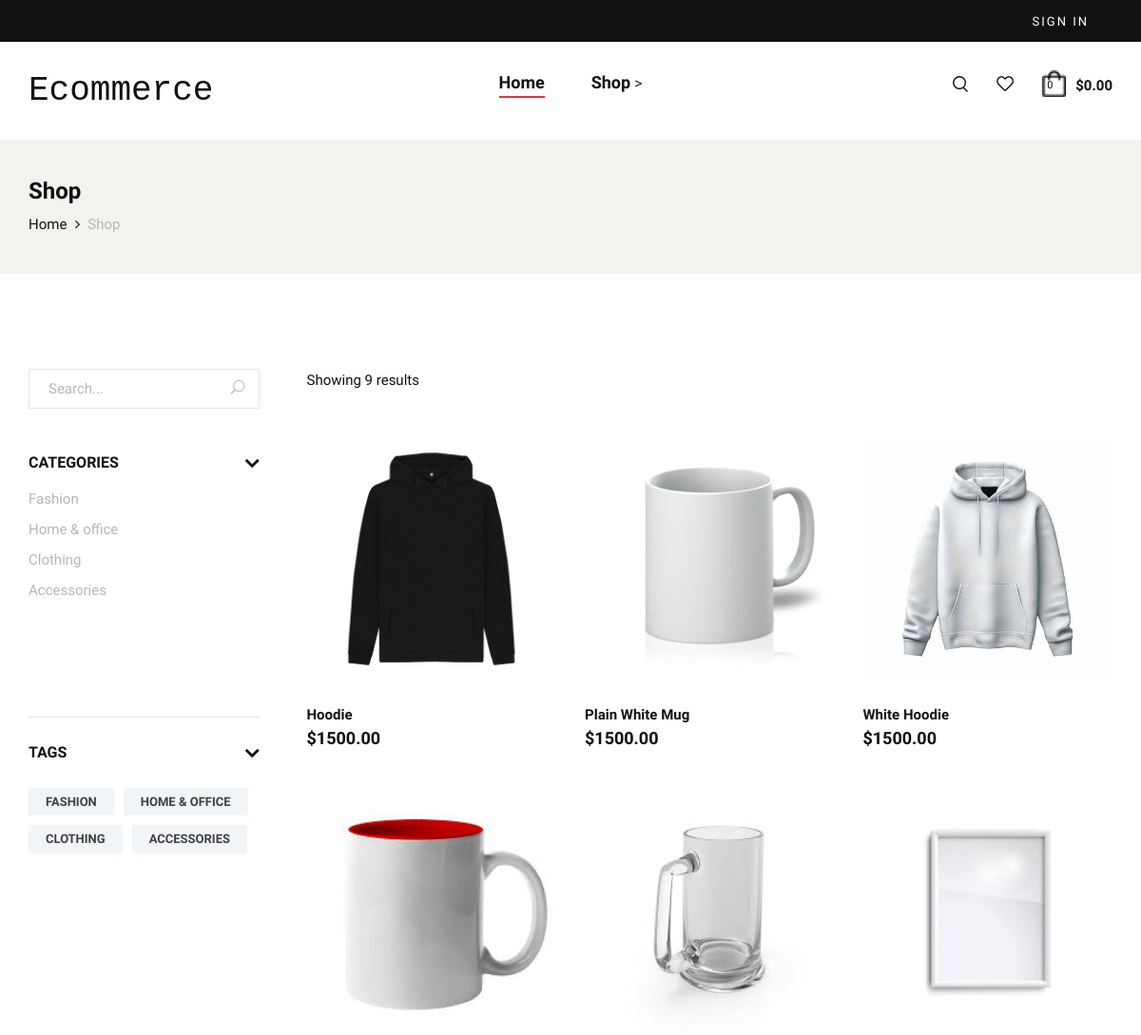
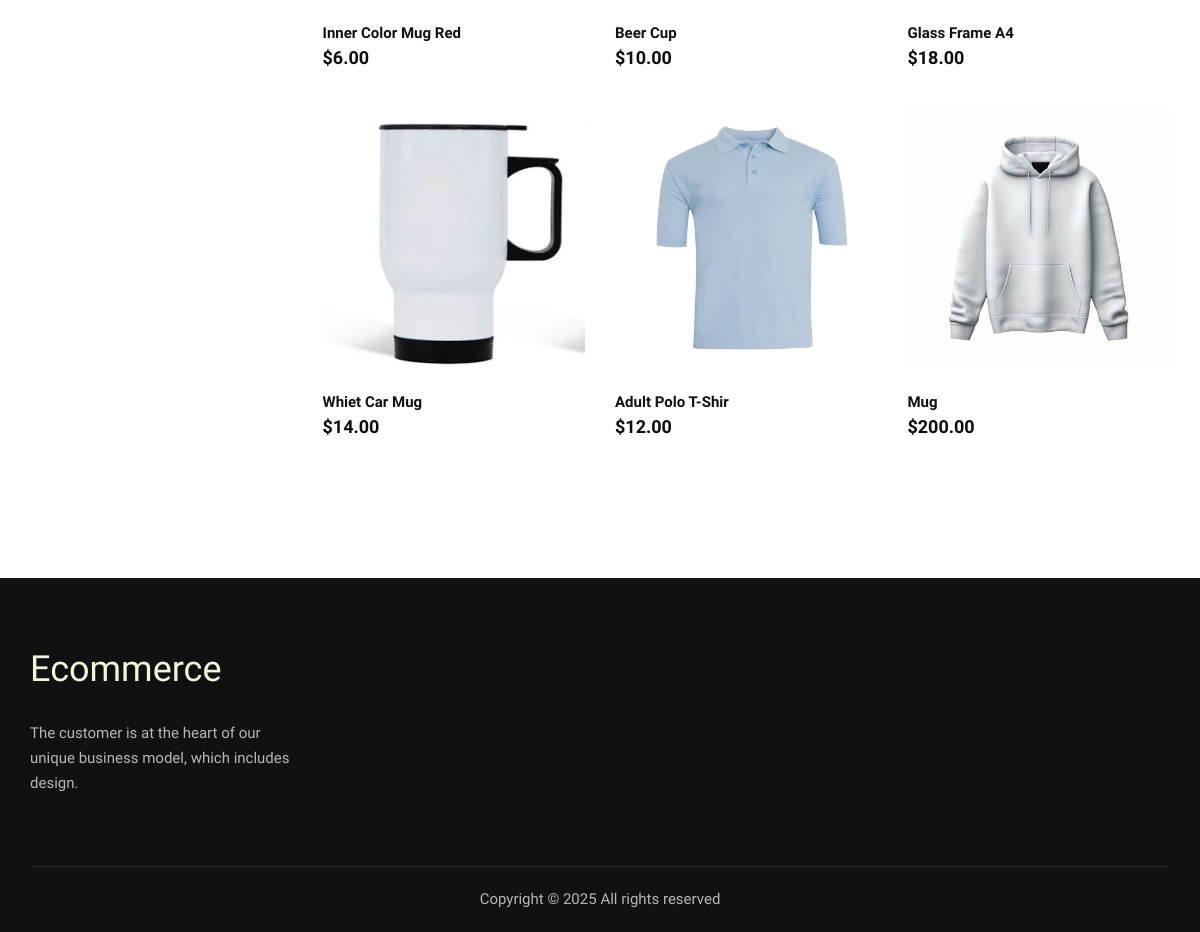
Page /shop/ on the earlier database version (2 pictures, top to bottom).
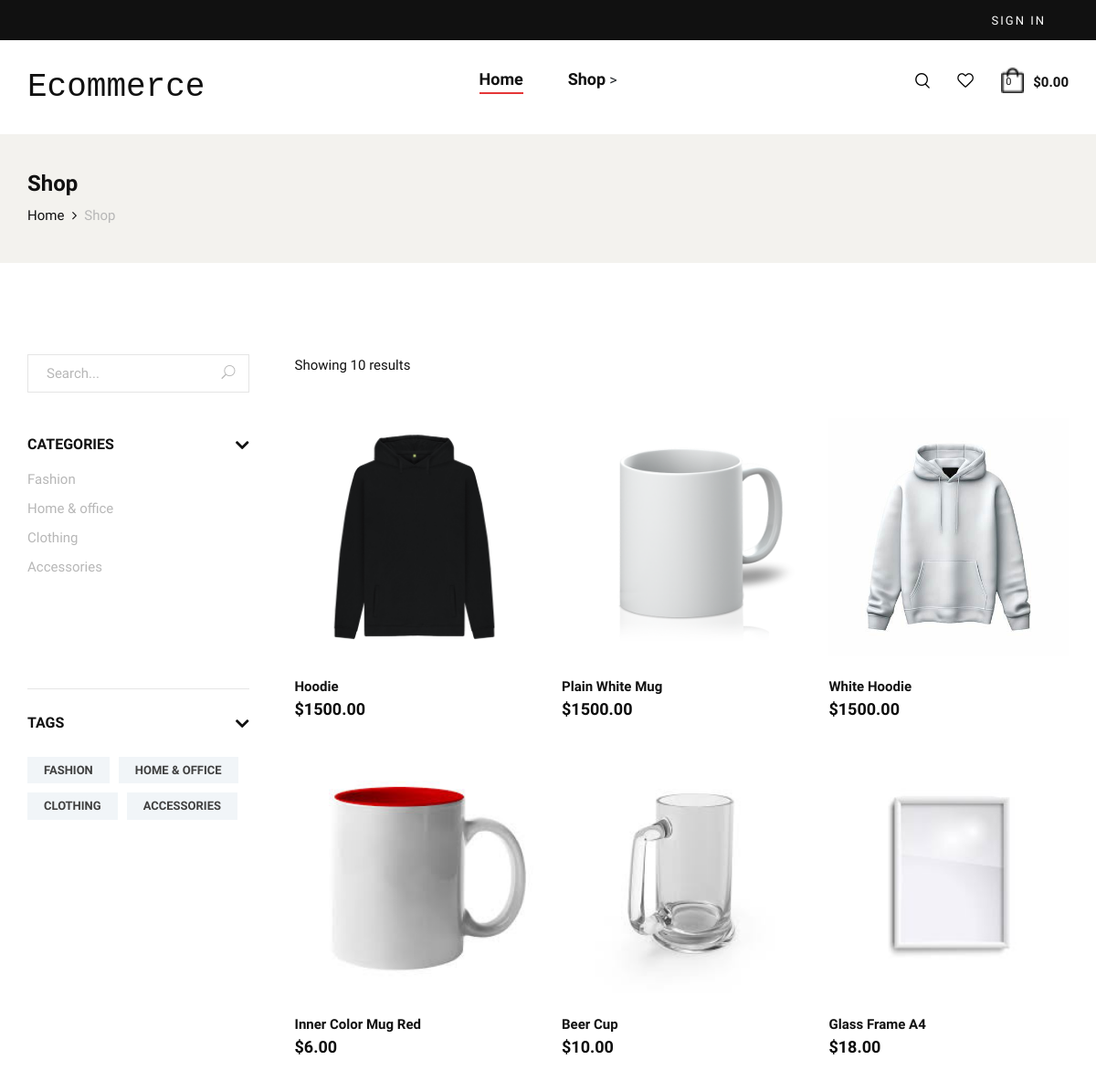
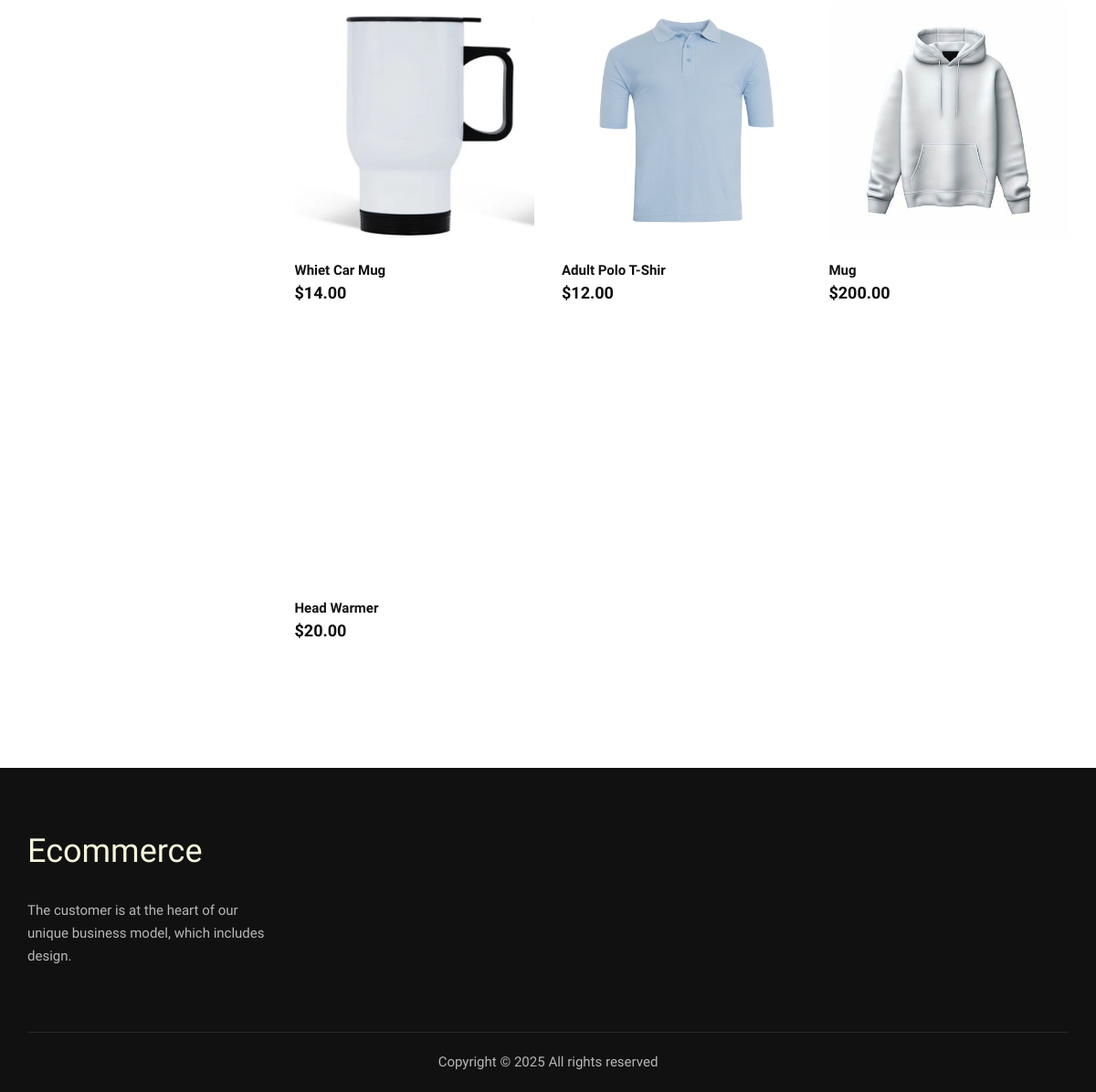
Same page on the later database version (2 pictures, top to bottom).
### products/models.py (models this page shows, shortened)
class Category(models.Model):
    name = models.CharField(max_length=100)

class Product(models.Model):
    name = models.CharField(max_length=255)
    description = models.TextField(null=True)
    price = models.DecimalField(max_digits=10, decimal_places=2)
    category = models.ForeignKey(Category, on_delete=models.CASCADE)
    customizable = models.BooleanField(default=True)
    image = models.ImageField(upload_to='images/')
    customizable_image = models.ImageField(upload_to='images/', null=True)
    stock = models.PositiveBigIntegerField()

### products/views.py (the view)
# urls.py: path('shop/', views.shop, name='shop'),
def shop(request):
    if request.method == 'POST':
        product = Product.objects.filter(name__icontains=request.POST['search'])
        categories = Category.objects.all()
        return render(request, 'shop.html', context={'products': product, 'categories': categories})
    product = Product.objects.all()
    categories = Category.objects.all()
    return render(request, 'shop.html', context={'products': product, 'categories': categories})

### products/templates/shop.html (shortened to what this page needs)
{% extends 'base/base.html' %}
{% block base %}
    <section class="breadcrumb-option">
        <div class="container">
            <div class="row">
                <div class="col-lg-12">
                    <div class="breadcrumb__text">
                        <h4>Shop</h4>
                        <div class="breadcrumb__links">
                            <a href="{% url 'index' %}">Home</a>
                            <span>Shop</span>
                        </div>
                    </div>
                </div>
            </div>
        </div>
    </section>
    <section class="shop spad">
        <div class="container">
            <div class="row">
                <div class="col-lg-3">
                    <div class="shop__sidebar">
                        <div class="shop__sidebar__search">
                            <form action="#" method="post">
                                <input type="text" name="search" placeholder="Search...">
                                <button type="submit"><span class="icon_search"></span></button>
                            </form>
                        </div>
                        <div class="shop__sidebar__accordion">
                            <div class="accordion" id="accordionExample">
                                <div class="card">
                                    <div class="card-heading">
                                        <a data-toggle="collapse" data-target="#collapseOne">Categories</a>
                                    </div>
                                    <div id="collapseOne" class="collapse show" data-parent="#accordionExample">
                                        <div class="card-body">
                                            <div class="shop__sidebar__categories">
                                                <ul class="nice-scroll">
                                                {% for category  in categories %}
                                                <li><a href="#">{{ category.name}}</a></li>
                                                {% endfor %}
                                                </ul>
                                            </div>
                                        </div>
                                    </div>
                                </div>
                                <div class="card">
                                    <div class="card-heading">
                                        <a data-toggle="collapse" data-target="#collapseSix">Tags</a>
                                    </div>
                                    <div id="collapseSix" class="collapse show" data-parent="#accordionExample">
                                        <div class="card-body">
                                            <div class="shop__sidebar__tags">
                                                {% for category  in categories %}
                                                <a href="#">{{ category.name}}</a>
                                            {% endfor %}
                                            </div>
                                        </div>
                                    </div>
                                </div>
                            </div>
                        </div>
                    </div>
                </div>
                <div class="col-lg-9">
                    <div class="shop__product__option">
                        <div class="row">
                            <div class="col-lg-6 col-md-6 col-sm-6">
                                <div class="shop__product__option__left">
                                    <p>Showing {{ products.count }} results</p>
                                </div>
                            </div>
                        </div>
                    </div>
                    <div class="row">
                        {% for product in products %}
                        <div class="col-lg-4 col-md-6 col-sm-6">
                            <a href="{% url 'product'  product.id  %}">
                            <div class="product__item">
                                <div class="product__item__pic set-bg" data-setbg="{{ product.image.url }}">
                                </div>
                                <div class="product__item__text">
                                    <h6>{{ product.name }}</h6>
                                    <h5>${{ product.price }}</h5>
                                </div>
                            </div>
                        </a>
                        </div>
                        {% endfor %}
                    </div>
                </div>
            </div>
        </div>
    </section>
{% endblock base %}

### products/templates/base/base.html (shortened to what this page needs)
<!DOCTYPE html>
<html lang="zxx">
<head>
    {% load static %}
    <link rel="stylesheet" href="{% static 'css/bootstrap.min.css' %}" type="text/css">
    <link rel="stylesheet" href="{% static 'css/font-awesome.min.css' %}" type="text/css">
    <link rel="stylesheet" href="{% static 'css/elegant-icons.css' %}" type="text/css">
    <link rel="stylesheet" href="{% static 'css/magnific-popup.css' %}" type="text/css">
    <link rel="stylesheet" href="{% static 'css/nice-select.css' %}" type="text/css">
    <link rel="stylesheet" href="{% static 'css/owl.carousel.min.css' %}" type="text/css">
    <link rel="stylesheet" href="{% static 'css/slicknav.min.css' %}" type="text/css">
    <link rel="stylesheet" href="{% static 'css/style.css' %}" type="text/css">
</head>
<body>
    <header class="header">
        <div class="header__top">
            <div class="container">
                <div class="row">
                    <div class="col-lg-6 col-md-7">
                    </div>
                    <div class="col-lg-6 col-md-5">
                        <div class="header__top__right">
                            <div class="header__top__links">
                                {% if user.is_authenticated %}
                                <a href="#">{{ user.username }}</a>
                                {% else %}
                                <a href="{% url 'login' %}"> Sign In</a>
                                {% endif %}
                            </div>
                        </div>
                    </div>
                </div>
            </div>
        </div>
        <div class="container">
            <div class="row">
                <div class="col-lg-3 col-md-3">
                    <div class="header__logo">
                        <a href="{% url 'index' %}"><h2 style="font-family: 'Courier New', Courier, monospace;">Ecommerce</h2></a>
                    </div>
                </div>
                <div class="col-lg-6 col-md-6">
                    <nav class="header__menu mobile-menu">
                        <ul>
                            <li class="active"><a href="{% url 'index' %}">Home</a></li>
                            <li><a href="{% url 'shop' %}">Shop</a></li>
>
                        </ul>
                    </nav>
                </div>
                <div class="col-lg-3 col-md-3">
                    <div class="header__nav__option">
                        <a href="#" class="search-switch"><img src="{% static 'img/icon/search.png' %}" alt=""></a>
                        <a href="#"><img src="{% static 'img/icon/heart.png' %}" alt=""></a>
                        <a href="{% url 'cart' %}"><img src="{% static 'img/icon/cart.png' %}" style="width: 25px;" alt=""> <span class="cart-count">0</span></a>
                        <div class="price">$0.00</div>
                    </div>
                </div>
            </div>
        </div>
    </header>
    {% block base %}{% endblock base %}
    <footer class="footer">
        <div class="container">
            <div class="row">
                <div class="col-lg-3 col-md-6 col-sm-6">
                    <div class="footer__about">
                        <div class="footer__logo">
                            <h2 style="color: beige;">Ecommerce</h2>
                        </div>
                        <p>The customer is at the heart of our unique business model, which includes design.</p>
                    </div>
                </div>
            </div>
            <div class="row">
                <div class="col-lg-12 text-center">
                    <div class="footer__copyright__text">
                        <p>Copyright ©
                            All rights reserved
                        </p>
                    </div>
                </div>
            </div>
        </div>
    </footer>
</body>
</html>

Differences in the rows shown:
added Product: name "Head Warmer", price "20.00"
Other differences:
{{ products.count }}: "9" → "10"
